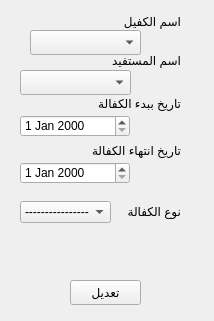
<?xml version="1.0" encoding="UTF-8"?>
<ui version="4.0">
 <class>Form</class>
 <widget class="QWidget" name="Form">
  <property name="geometry">
   <rect>
    <x>0</x>
    <y>0</y>
    <width>214</width>
    <height>321</height>
   </rect>
  </property>
  <property name="windowTitle">
   <string>Form</string>
  </property>
  <widget class="QLabel" name="label_26">
   <property name="geometry">
    <rect>
     <x>100</x>
     <y>201</y>
     <width>81</width>
     <height>20</height>
    </rect>
   </property>
   <property name="text">
    <string>نوع الكفالة</string>
   </property>
  </widget>
  <widget class="QLabel" name="label_16">
   <property name="geometry">
    <rect>
     <x>110</x>
     <y>11</y>
     <width>71</width>
     <height>20</height>
    </rect>
   </property>
   <property name="text">
    <string>اسم الكفيل</string>
   </property>
  </widget>
  <widget class="QLabel" name="label_18">
   <property name="geometry">
    <rect>
     <x>70</x>
     <y>93</y>
     <width>111</width>
     <height>20</height>
    </rect>
   </property>
   <property name="text">
    <string>تاريخ ببدء الكفالة</string>
   </property>
  </widget>
  <widget class="QComboBox" name="comboBox_6">
   <property name="geometry">
    <rect>
     <x>30</x>
     <y>30</y>
     <width>111</width>
     <height>25</height>
    </rect>
   </property>
  </widget>
  <widget class="QComboBox" name="comboBox_8">
   <property name="geometry">
    <rect>
     <x>20</x>
     <y>70</y>
     <width>111</width>
     <height>25</height>
    </rect>
   </property>
  </widget>
  <widget class="QDateEdit" name="dateEdit_3">
   <property name="geometry">
    <rect>
     <x>20</x>
     <y>115</y>
     <width>110</width>
     <height>22</height>
    </rect>
   </property>
  </widget>
  <widget class="QLabel" name="label_24">
   <property name="geometry">
    <rect>
     <x>70</x>
     <y>140</y>
     <width>111</width>
     <height>20</height>
    </rect>
   </property>
   <property name="text">
    <string>تاريخ انتهاء الكفالة</string>
   </property>
  </widget>
  <widget class="QDateEdit" name="dateEdit_4">
   <property name="geometry">
    <rect>
     <x>20</x>
     <y>162</y>
     <width>110</width>
     <height>22</height>
    </rect>
   </property>
  </widget>
  <widget class="QComboBox" name="comboBox_3">
   <property name="geometry">
    <rect>
     <x>20</x>
     <y>201</y>
     <width>91</width>
     <height>22</height>
    </rect>
   </property>
   <item>
    <property name="text">
     <string>------------------</string>
    </property>
   </item>
  </widget>
  <widget class="QLabel" name="label_17">
   <property name="geometry">
    <rect>
     <x>90</x>
     <y>50</y>
     <width>91</width>
     <height>20</height>
    </rect>
   </property>
   <property name="text">
    <string>اسم المستفيد</string>
   </property>
  </widget>
  <widget class="QPushButton" name="pushButton_23">
   <property name="geometry">
    <rect>
     <x>70</x>
     <y>280</y>
     <width>71</width>
     <height>25</height>
    </rect>
   </property>
   <property name="text">
    <string>تعديل</string>
   </property>
  </widget>
  <widget class="QLabel" name="label_139">
   <property name="geometry">
    <rect>
     <x>30</x>
     <y>240</y>
     <width>161</width>
     <height>21</height>
    </rect>
   </property>
   <property name="text">
    <string/>
   </property>
  </widget>
 </widget>
 <resources/>
 <connections/>
</ui>
